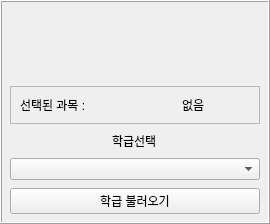
         <widget class="QFrame" name="frame_14">
          <property name="maximumSize">
           <size>
            <width>350</width>
            <height>16777215</height>
           </size>
          </property>
          <property name="frameShape">
           <enum>QFrame::Box</enum>
          </property>
          <property name="frameShadow">
           <enum>QFrame::Raised</enum>
          </property>
          <layout class="QVBoxLayout" name="verticalLayout_11">
           <property name="leftMargin">
            <number>4</number>
           </property>
           <property name="topMargin">
            <number>4</number>
           </property>
           <property name="rightMargin">
            <number>4</number>
           </property>
           <property name="bottomMargin">
            <number>4</number>
           </property>
           <item>
            <widget class="QFrame" name="frame_16">
             <property name="frameShape">
              <enum>QFrame::NoFrame</enum>
             </property>
             <property name="frameShadow">
              <enum>QFrame::Raised</enum>
             </property>
             <property name="midLineWidth">
              <number>0</number>
             </property>
             <layout class="QVBoxLayout" name="verticalLayout_10">
              <property name="spacing">
               <number>8</number>
              </property>
              <property name="leftMargin">
               <number>4</number>
              </property>
              <property name="topMargin">
               <number>4</number>
              </property>
              <property name="rightMargin">
               <number>4</number>
              </property>
              <property name="bottomMargin">
               <number>4</number>
              </property>
              <item>
               <widget class="QScrollArea" name="scrollArea_3">
                <property name="frameShape">
                 <enum>QFrame::Box</enum>
                </property>
                <property name="frameShadow">
                 <enum>QFrame::Plain</enum>
                </property>
                <property name="lineWidth">
                 <number>0</number>
                </property>
                <property name="widgetResizable">
                 <bool>true</bool>
                </property>
                <property name="alignment">
                 <set>Qt::AlignJustify|Qt::AlignVCenter</set>
                </property>
                <widget class="QWidget" name="scrollAreaWidgetContents_3">
                 <property name="geometry">
                  <rect>
                   <x>0</x>
                   <y>0</y>
                   <width>330</width>
                   <height>607</height>
                  </rect>
                 </property>
                 <layout class="QVBoxLayout" name="verticalLayout_3"/>
                </widget>
               </widget>
              </item>
              <item>
               <widget class="QFrame" name="frame_18">
                <property name="frameShape">
                 <enum>QFrame::StyledPanel</enum>
                </property>
                <property name="frameShadow">
                 <enum>QFrame::Raised</enum>
                </property>
                <layout class="QHBoxLayout" name="horizontalLayout_12">
                 <item>
                  <widget class="QLabel" name="label_6">
                   <property name="text">
                    <string>선택된 과목 :</string>
                   </property>
                  </widget>
                 </item>
                 <item alignment="Qt::AlignHCenter">
                  <widget class="QLabel" name="subClickedLabel">
                   <property name="text">
                    <string>없음</string>
                   </property>
                  </widget>
                 </item>
                </layout>
               </widget>
              </item>
              <item alignment="Qt::AlignHCenter">
               <widget class="QLabel" name="label_7">
                <property name="text">
                 <string>학급선택</string>
                </property>
               </widget>
              </item>
              <item alignment="Qt::AlignHCenter">
               <widget class="QComboBox" name="classList">
                <property name="minimumSize">
                 <size>
                  <width>250</width>
                  <height>0</height>
                 </size>
                </property>
                <property name="maximumSize">
                 <size>
                  <width>250</width>
                  <height>16777215</height>
                 </size>
                </property>
                <property name="cursor">
                 <cursorShape>PointingHandCursor</cursorShape>
                </property>
               </widget>
              </item>
              <item alignment="Qt::AlignHCenter">
               <widget class="QPushButton" name="callClassMemberBtn">
                <property name="minimumSize">
                 <size>
                  <width>250</width>
                  <height>0</height>
                 </size>
                </property>
                <property name="maximumSize">
                 <size>
                  <width>250</width>
                  <height>16777215</height>
                 </size>
                </property>
                <property name="cursor">
                 <cursorShape>PointingHandCursor</cursorShape>
                </property>
                <property name="text">
                 <string>학급 불러오기</string>
                </property>
               </widget>
              </item>
             </layout>
            </widget>
           </item>
          </layout>
         </widget>
